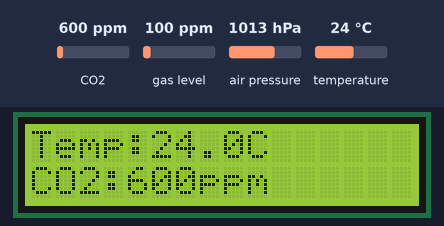
Recording of a sketch running on a simulated Arduino Uno, built with avr-gcc and run on an emulated ATmega328P. Shown: 16×2 character LCD. The inputs (shaded band) are chosen by the test bench; at power-on: CO2 600 ppm, gas level 100 ppm, air pressure 1013 hPa, temperature 24 °C. What the sketch prints to the serial monitor is not drawn.

Above: at 6.4 s.
6.5 s: CO2 set to 452 ppm
At 14.1 s:
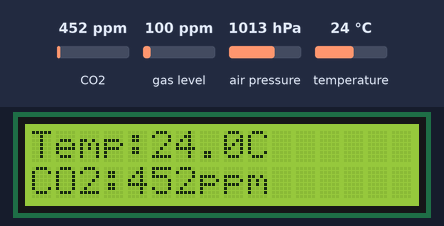
20.5 s: gas level set to 20 ppm
At 28.3 s:
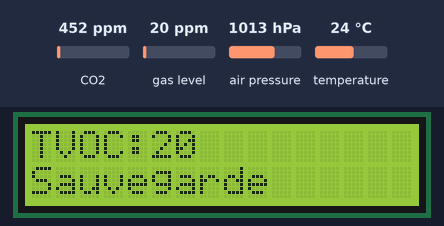
31.4 s: air pressure set to 952 hPa
At 42.4 s:
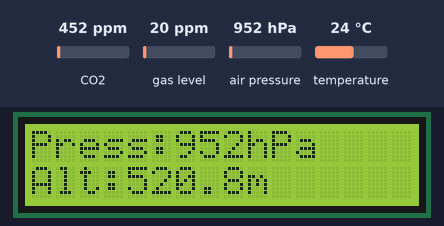
45.4 s: temperature set to 12 °C
At 47.3 s:
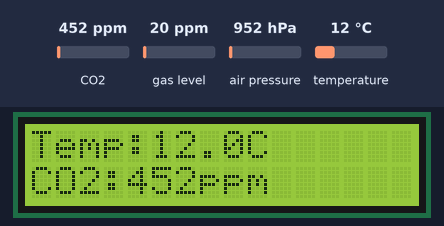
50.8 s: CO2 set to 1050 ppm
At 55.3 s:
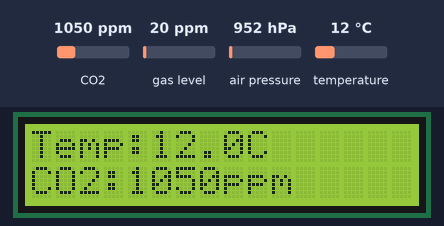
Timing chart, 0 to 56.8 s (numbered marks = the images above; inputs shaded):
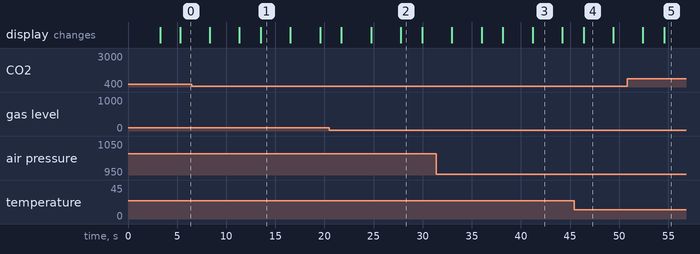

The sketch:

sketch_jun1a_copy_20260104204312.ino
```cpp
// ============================================================
// STATION ENVIRONNEMENTALE COMPLETE
// Arduino UNO + BMP280 + SGP30 + LCD I2C + OpenLog
//
// Fonctions :
// - Lecture temperature / pression / altitude
// - Lecture CO2 / TVOC
// - Affichage LCD I2C
// - Creation automatique d'un fichier texte UTF-8
// - Sauvegarde des mesures sur carte SD
//
// Encodage : UTF-8
// ============================================================


// ============================================================
// LIBRAIRIES
// ============================================================

#include <Wire.h>
#include <SoftwareSerial.h>

#include <LiquidCrystal_I2C.h>

#include <Adafruit_BMP280.h>
#include <Adafruit_SGP30.h>


// ============================================================
// CONFIGURATION
// ============================================================

// LCD I2C
#define LCD_ADDR 0x27

// BMP280
#define BMP280_I2C_ADDR 0x76

// OPENLOG
#define PIN_OPENLOG_RXI_6 6
#define PIN_OPENLOG_TXO_7 7


// ============================================================
// OBJETS
// ============================================================

LiquidCrystal_I2C lcd(LCD_ADDR, 16, 2);

Adafruit_BMP280 bmp;

Adafruit_SGP30 sgp;

SoftwareSerial OpenLog(
  PIN_OPENLOG_TXO_7,
  PIN_OPENLOG_RXI_6
);


// ============================================================
// VARIABLES
// ============================================================

float altitudeReference = 0;

float temperature = 0;
float pression = 0;
float altitude = 0;

uint16_t co2 = 0;
uint16_t tvoc = 0;

String nomFichier = "MESURES.TXT";


// ============================================================
// SERIAL
// ============================================================

void serialSetup(long baudrate) {

  Serial.begin(baudrate);

  while (!Serial) {
    delay(100);
  }

  Serial.println("Serial OK");
}


// ============================================================
// MESURE SGP30
// ============================================================

bool mesureSGP30() {

  if (!sgp.IAQmeasure()) {

    Serial.println("Erreur SGP30");
    return false;
  }

  co2 = sgp.eCO2;
  tvoc = sgp.TVOC;

  return true;
}


// ============================================================
// CREATION FICHIER UTF-8
// ============================================================

void creationFichier() {

  // --------------------------------------------------------
  // IMPORTANT :
  //
  // OpenLog enregistre automatiquement
  // en UTF-8 si le texte envoye est UTF-8.
  //
  // On force un BOM UTF-8 :
  // EF BB BF
  //
  // Cela permet a Windows / Notepad
  // de reconnaitre le fichier en UTF-8
  // et NON en ISO-8859-15.
  // --------------------------------------------------------

  OpenLog.write(0xEF);
  OpenLog.write(0xBB);
  OpenLog.write(0xBF);

  OpenLog.println("====================================");
  OpenLog.println("STATION ENVIRONNEMENTALE");
  OpenLog.println("Encodage UTF-8");
  OpenLog.println("====================================");

  OpenLog.println(
    "Temperature;Pression;Altitude;CO2;TVOC"
  );

  OpenLog.println("");
}


// ============================================================
// SETUP
// ============================================================

void setup() {

  // --------------------------------------------------------
  // SERIAL
  // --------------------------------------------------------

  serialSetup(9600);

  // --------------------------------------------------------
  // LCD
  // --------------------------------------------------------

  lcd.init();

  lcd.backlight();

  lcd.clear();

  lcd.setCursor(0, 0);
  lcd.print("Initialisation");

  // --------------------------------------------------------
  // OPENLOG
  // --------------------------------------------------------

  OpenLog.begin(9600);

  delay(2000);

  // --------------------------------------------------------
  // CREATION FICHIER UTF-8
  // --------------------------------------------------------

  creationFichier();

  // --------------------------------------------------------
  // BMP280
  // --------------------------------------------------------

  if (!bmp.begin(BMP280_I2C_ADDR)) {

    Serial.println("BMP280 absent");

    lcd.clear();
    lcd.print("BMP280 absent");

    while (1);
  }

  Serial.println("BMP280 OK");

  // --------------------------------------------------------
  // SGP30
  // --------------------------------------------------------

  if (!sgp.begin()) {

    Serial.println("SGP30 absent");

    lcd.clear();
    lcd.print("SGP30 absent");

    while (1);
  }

  Serial.println("SGP30 OK");

  // --------------------------------------------------------
  // ALTITUDE REFERENCE
  // --------------------------------------------------------

  delay(1000);

  altitudeReference =
    bmp.readAltitude(1013.25);

  // --------------------------------------------------------
  // LCD READY
  // --------------------------------------------------------

  lcd.clear();

  lcd.setCursor(0, 0);
  lcd.print("Systeme Pret");

  delay(2000);
}


// ============================================================
// LOOP
// ============================================================

void loop() {

  // =========================================================
  // MESURES
  // =========================================================

  temperature =
    bmp.readTemperature();

  pression =
    bmp.readPressure() / 100.0;

  altitude =
    bmp.readAltitude(1013.25)
    - altitudeReference;

  mesureSGP30();

  // =========================================================
  // PAGE LCD 1
  // =========================================================

  lcd.clear();

  lcd.setCursor(0, 0);
  lcd.print("Temp:");
  lcd.print(temperature, 1);
  lcd.print("C");

  lcd.setCursor(0, 1);
  lcd.print("CO2:");
  lcd.print(co2);
  lcd.print("ppm");

  delay(3000);

  // =========================================================
  // PAGE LCD 2
  // =========================================================

  lcd.clear();

  lcd.setCursor(0, 0);
  lcd.print("Press:");
  lcd.print(pression, 0);
  lcd.print("hPa");

  lcd.setCursor(0, 1);
  lcd.print("Alt:");
  lcd.print(altitude, 1);
  lcd.print("m");

  delay(3000);

  // =========================================================
  // PAGE LCD 3
  // =========================================================

  lcd.clear();

  lcd.setCursor(0, 0);
  lcd.print("TVOC:");
  lcd.print(tvoc);

  lcd.setCursor(0, 1);
  lcd.print("Sauvegarde");

  // =========================================================
  // CREATION TEXTE UTF-8
  // =========================================================

  String ligne = "";

  ligne +=
    "Temperature="
    + String(temperature, 1)
    + "°C ; ";

  ligne +=
    "Pression="
    + String(pression, 0)
    + "hPa ; ";

  ligne +=
    "Altitude="
    + String(altitude, 1)
    + "m ; ";

  ligne +=
    "CO2="
    + String(co2)
    + "ppm ; ";

  ligne +=
    "TVOC="
    + String(tvoc)
    + "ppb";

  // =========================================================
  // SAUVEGARDE SD UTF-8
  // =========================================================

  OpenLog.println(ligne);

  // =========================================================
  // MONITEUR SERIE
  // =========================================================

  Serial.println(ligne);

  Serial.println("--------------------------------");

  // =========================================================
  // ATTENTE
  // =========================================================

  delay(2000);

  // Le programme recommence automatiquement
}
```

Measured:
- what the display in image 1 shows lasts 3.0 s, from 13.5 s to 16.5 s
- what the display in image 2 shows lasts 2.1 s, from 27.8 s to 29.9 s
